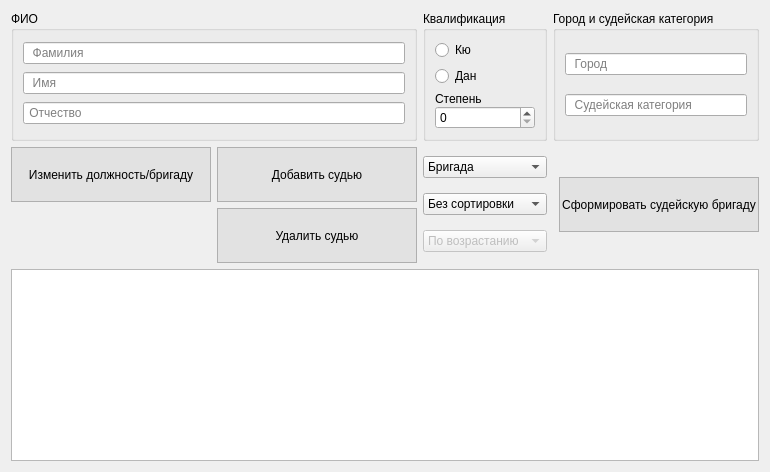
     <widget class="QWidget" name="tab_6">
      <attribute name="title">
       <string>Судьи</string>
      </attribute>
      <layout class="QGridLayout" name="gridLayout_12">
       <item row="0" column="1">
        <layout class="QGridLayout" name="gridLayout_11" rowstretch="0,0,0,1" rowminimumheight="0,0,0,0">
         <item row="3" column="0">
          <widget class="QTableView" name="view_all_judges">
           <property name="font">
            <font>
             <family>Calibri</family>
             <pointsize>11</pointsize>
            </font>
           </property>
          </widget>
         </item>
         <item row="1" column="0">
          <layout class="QGridLayout" name="gridLayout_13">
           <item row="0" column="3" colspan="2">
            <widget class="QGroupBox" name="groupBox_4">
             <property name="title">
              <string>Город и судейская категория</string>
             </property>
             <layout class="QVBoxLayout" name="verticalLayout_17">
              <item>
               <widget class="QLineEdit" name="city_judge">
                <property name="placeholderText">
                 <string>  Город</string>
                </property>
               </widget>
              </item>
              <item>
               <widget class="QLineEdit" name="judges_category">
                <property name="placeholderText">
                 <string>  Судейская категория</string>
                </property>
               </widget>
              </item>
             </layout>
            </widget>
           </item>
           <item row="2" column="1">
            <widget class="QPushButton" name="delete_judge">
             <property name="sizePolicy">
              <sizepolicy hsizetype="Fixed" vsizetype="Fixed">
               <horstretch>0</horstretch>
               <verstretch>0</verstretch>
              </sizepolicy>
             </property>
             <property name="minimumSize">
              <size>
               <width>200</width>
               <height>55</height>
              </size>
             </property>
             <property name="toolTip">
              <string>&lt;html&gt;&lt;head/&gt;&lt;body&gt;&lt;p&gt;Для удаления судьи выделите полную строку&lt;/p&gt;&lt;/body&gt;&lt;/html&gt;</string>
             </property>
             <property name="toolTipDuration">
              <number>0</number>
             </property>
             <property name="styleSheet">
              <string notr="true">QPushButton{
background-color: #e2e2e2;
border:1px solid #afafaf;
}
QPushButton:hover{
background-color: #E0F2FF;
border-color: #80C8FF;
}
QPushButton:pressed{
background-color: #C2E4FF;
border-color: #80C8FF;
}</string>
             </property>
             <property name="text">
              <string>Удалить судью</string>
             </property>
            </widget>
           </item>
           <item row="0" column="0" colspan="2">
            <widget class="QGroupBox" name="groupBox_5">
             <property name="sizePolicy">
              <sizepolicy hsizetype="Minimum" vsizetype="Preferred">
               <horstretch>0</horstretch>
               <verstretch>0</verstretch>
              </sizepolicy>
             </property>
             <property name="minimumSize">
              <size>
               <width>400</width>
               <height>0</height>
              </size>
             </property>
             <property name="title">
              <string>ФИО</string>
             </property>
             <layout class="QVBoxLayout" name="verticalLayout_18">
              <item>
               <widget class="QLineEdit" name="last_name_judge">
                <property name="placeholderText">
                 <string>  Фамилия</string>
                </property>
               </widget>
              </item>
              <item>
               <widget class="QLineEdit" name="fitst_name_judge">
                <property name="placeholderText">
                 <string>  Имя</string>
                </property>
               </widget>
              </item>
              <item>
               <widget class="QLineEdit" name="patron_name_judge">
                <property name="placeholderText">
                 <string> Отчество</string>
                </property>
               </widget>
              </item>
             </layout>
            </widget>
           </item>
           <item row="0" column="2">
            <widget class="QGroupBox" name="groupBox_3">
             <property name="sizePolicy">
              <sizepolicy hsizetype="Minimum" vsizetype="Preferred">
               <horstretch>0</horstretch>
               <verstretch>0</verstretch>
              </sizepolicy>
             </property>
             <property name="title">
              <string>Квалификация</string>
             </property>
             <layout class="QVBoxLayout" name="verticalLayout_16">
              <item>
               <widget class="QRadioButton" name="type_kval_judge_KU">
                <property name="text">
                 <string>Кю</string>
                </property>
               </widget>
              </item>
              <item>
               <widget class="QRadioButton" name="type_kval_judge_DAN">
                <property name="text">
                 <string>Дан</string>
                </property>
               </widget>
              </item>
              <item>
               <layout class="QVBoxLayout" name="verticalLayout_19">
                <property name="spacing">
                 <number>0</number>
                </property>
                <item>
                 <widget class="QLabel" name="label_14">
                  <property name="text">
                   <string>Степень</string>
                  </property>
                 </widget>
                </item>
                <item>
                 <widget class="QSpinBox" name="value_kval_judge"/>
                </item>
               </layout>
              </item>
             </layout>
            </widget>
           </item>
           <item row="1" column="1">
            <widget class="QPushButton" name="add_judge">
             <property name="sizePolicy">
              <sizepolicy hsizetype="Fixed" vsizetype="Fixed">
               <horstretch>0</horstretch>
               <verstretch>0</verstretch>
              </sizepolicy>
             </property>
             <property name="minimumSize">
              <size>
               <width>200</width>
               <height>55</height>
              </size>
             </property>
             <property name="styleSheet">
              <string notr="true">QPushButton{
background-color: #e2e2e2;
border:1px solid #afafaf;
}
QPushButton:hover{
background-color: #E0F2FF;
border-color: #80C8FF;
}
QPushButton:pressed{
background-color: #C2E4FF;
border-color: #80C8FF;
}</string>
             </property>
             <property name="text">
              <string>Добавить судью</string>
             </property>
            </widget>
           </item>
           <item row="1" column="0">
            <widget class="QPushButton" name="change_position_crew">
             <property name="enabled">
              <bool>true</bool>
             </property>
             <property name="sizePolicy">
              <sizepolicy hsizetype="Fixed" vsizetype="Fixed">
               <horstretch>0</horstretch>
               <verstretch>0</verstretch>
              </sizepolicy>
             </property>
             <property name="minimumSize">
              <size>
               <width>200</width>
               <height>55</height>
              </size>
             </property>
             <property name="styleSheet">
              <string notr="true">QPushButton{
background-color: #e2e2e2;
border:1px solid #afafaf;
}
QPushButton:hover{
background-color: #E0F2FF;
border-color: #80C8FF;
}
QPushButton:pressed{
background-color: #C2E4FF;
border-color: #80C8FF;
}</string>
             </property>
             <property name="text">
              <string>Изменить должность/бригаду</string>
             </property>
            </widget>
           </item>
           <item row="1" column="4" rowspan="2">
            <widget class="QPushButton" name="add_crew_judges">
             <property name="sizePolicy">
              <sizepolicy hsizetype="Fixed" vsizetype="Fixed">
               <horstretch>0</horstretch>
               <verstretch>0</verstretch>
              </sizepolicy>
             </property>
             <property name="minimumSize">
              <size>
               <width>200</width>
               <height>55</height>
              </size>
             </property>
             <property name="cursor">
              <cursorShape>ArrowCursor</cursorShape>
             </property>
             <property name="layoutDirection">
              <enum>Qt::LeftToRight</enum>
             </property>
             <property name="styleSheet">
              <string notr="true">QPushButton{
background-color: #e2e2e2;
border:1px solid #afafaf;
}
QPushButton:hover{
background-color: #E0F2FF;
border-color: #80C8FF;
}
QPushButton:pressed{
background-color: #C2E4FF;
border-color: #80C8FF;
}</string>
             </property>
             <property name="text">
              <string>Сформировать судейскую бригаду</string>
             </property>
            </widget>
           </item>
           <item row="1" column="2" rowspan="2">
            <layout class="QVBoxLayout" name="verticalLayout_20">
             <item>
              <widget class="QComboBox" name="crew_box">
               <item>
                <property name="text">
                 <string>Бригада</string>
                </property>
               </item>
               <item>
                <property name="text">
                 <string>Без бригады</string>
                </property>
               </item>
              </widget>
             </item>
             <item>
              <widget class="QComboBox" name="comboBox">
               <item>
                <property name="text">
                 <string>Без сортировки</string>
                </property>
               </item>
               <item>
                <property name="text">
                 <string>По фамилии</string>
                </property>
               </item>
               <item>
                <property name="text">
                 <string>По имени</string>
                </property>
               </item>
               <item>
                <property name="text">
                 <string>По бригаде</string>
                </property>
               </item>
               <item>
                <property name="text">
                 <string>По городу</string>
                </property>
               </item>
              </widget>
             </item>
             <item>
              <widget class="QComboBox" name="desc_asc_box">
               <property name="enabled">
                <bool>false</bool>
               </property>
               <item>
                <property name="text">
                 <string>По возрастанию</string>
                </property>
               </item>
               <item>
                <property name="text">
                 <string>По убыванию</string>
                </property>
               </item>
              </widget>
             </item>
            </layout>
           </item>
          </layout>
         </item>
        </layout>
       </item>
      </layout>
     </widget>
